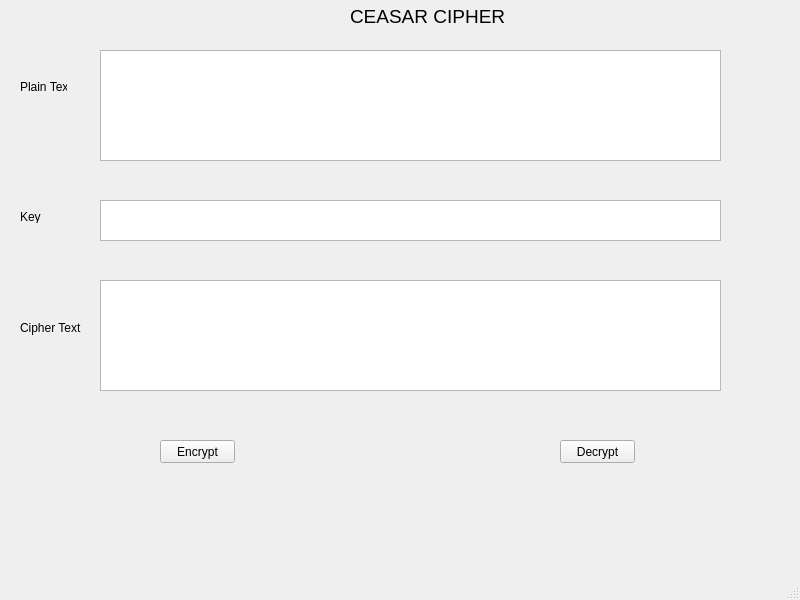
<?xml version="1.0" encoding="UTF-8"?>
<ui version="4.0">
 <class>MainWindow</class>
 <widget class="QMainWindow" name="MainWindow">
  <property name="geometry">
   <rect>
    <x>0</x>
    <y>0</y>
    <width>800</width>
    <height>600</height>
   </rect>
  </property>
  <property name="windowTitle">
   <string>Caesar_Cipher</string>
  </property>
  <widget class="QWidget" name="centralwidget">
   <widget class="QLabel" name="label">
    <property name="geometry">
     <rect>
      <x>20</x>
      <y>80</y>
      <width>47</width>
      <height>13</height>
     </rect>
    </property>
    <property name="text">
     <string>Plain Text</string>
    </property>
   </widget>
   <widget class="QLabel" name="label_2">
    <property name="geometry">
     <rect>
      <x>20</x>
      <y>210</y>
      <width>47</width>
      <height>13</height>
     </rect>
    </property>
    <property name="text">
     <string>Key</string>
    </property>
   </widget>
   <widget class="QLabel" name="label_3">
    <property name="geometry">
     <rect>
      <x>20</x>
      <y>320</y>
      <width>61</width>
      <height>16</height>
     </rect>
    </property>
    <property name="text">
     <string>Cipher Text</string>
    </property>
   </widget>
   <widget class="QPushButton" name="btn_encrypt">
    <property name="geometry">
     <rect>
      <x>160</x>
      <y>440</y>
      <width>75</width>
      <height>23</height>
     </rect>
    </property>
    <property name="text">
     <string>Encrypt</string>
    </property>
   </widget>
   <widget class="QPushButton" name="btn_decrypt">
    <property name="geometry">
     <rect>
      <x>560</x>
      <y>440</y>
      <width>75</width>
      <height>23</height>
     </rect>
    </property>
    <property name="text">
     <string>Decrypt</string>
    </property>
   </widget>
   <widget class="QTextEdit" name="txt_plaintext">
    <property name="geometry">
     <rect>
      <x>100</x>
      <y>50</y>
      <width>621</width>
      <height>111</height>
     </rect>
    </property>
   </widget>
   <widget class="QTextEdit" name="txt_ciphertext">
    <property name="geometry">
     <rect>
      <x>100</x>
      <y>280</y>
      <width>621</width>
      <height>111</height>
     </rect>
    </property>
   </widget>
   <widget class="QTextEdit" name="txt_key">
    <property name="geometry">
     <rect>
      <x>100</x>
      <y>200</y>
      <width>621</width>
      <height>41</height>
     </rect>
    </property>
   </widget>
   <widget class="QLabel" name="label_4">
    <property name="geometry">
     <rect>
      <x>350</x>
      <y>6</y>
      <width>161</width>
      <height>20</height>
     </rect>
    </property>
    <property name="font">
     <font>
      <pointsize>14</pointsize>
     </font>
    </property>
    <property name="text">
     <string>CEASAR CIPHER</string>
    </property>
   </widget>
  </widget>
  <widget class="QMenuBar" name="menubar">
   <property name="geometry">
    <rect>
     <x>0</x>
     <y>0</y>
     <width>800</width>
     <height>21</height>
    </rect>
   </property>
  </widget>
  <widget class="QStatusBar" name="statusbar"/>
 </widget>
 <resources/>
 <connections/>
</ui>
